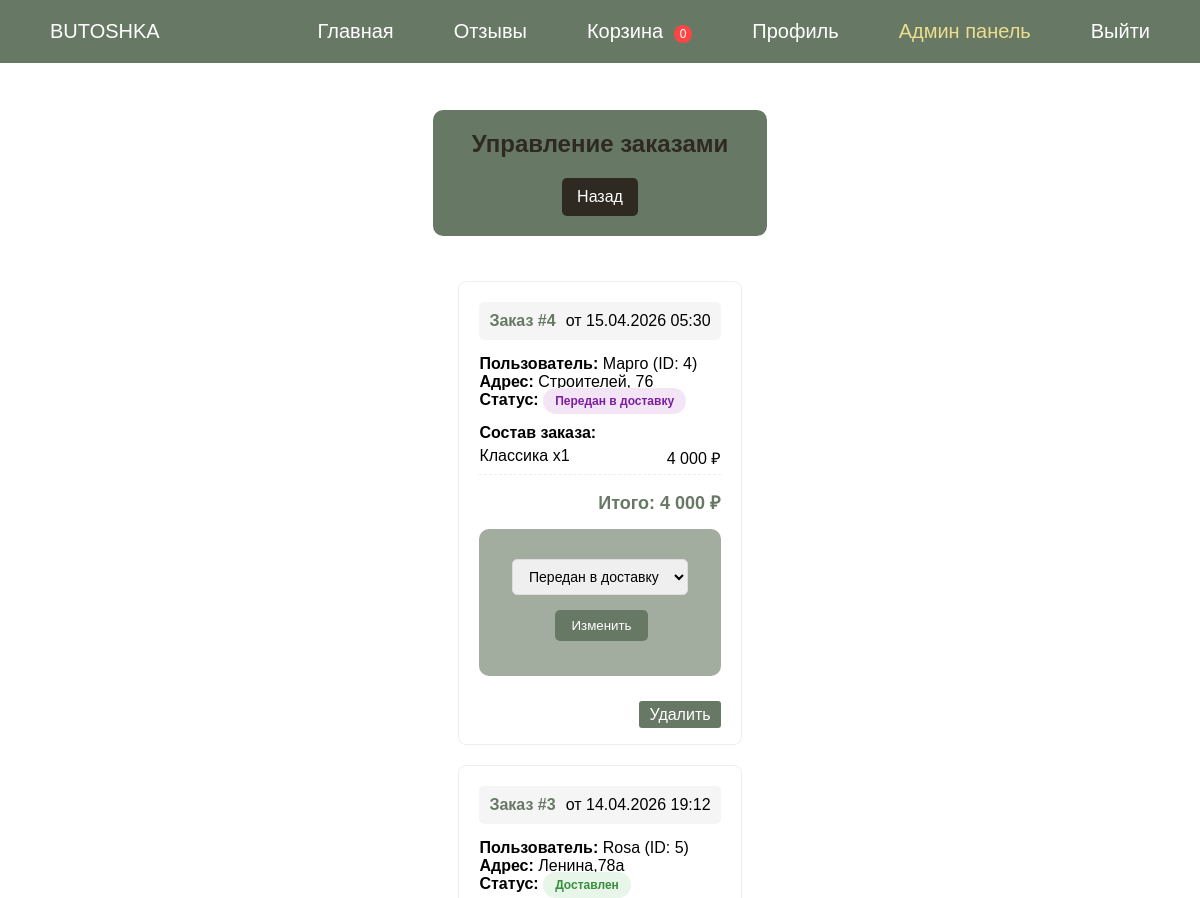
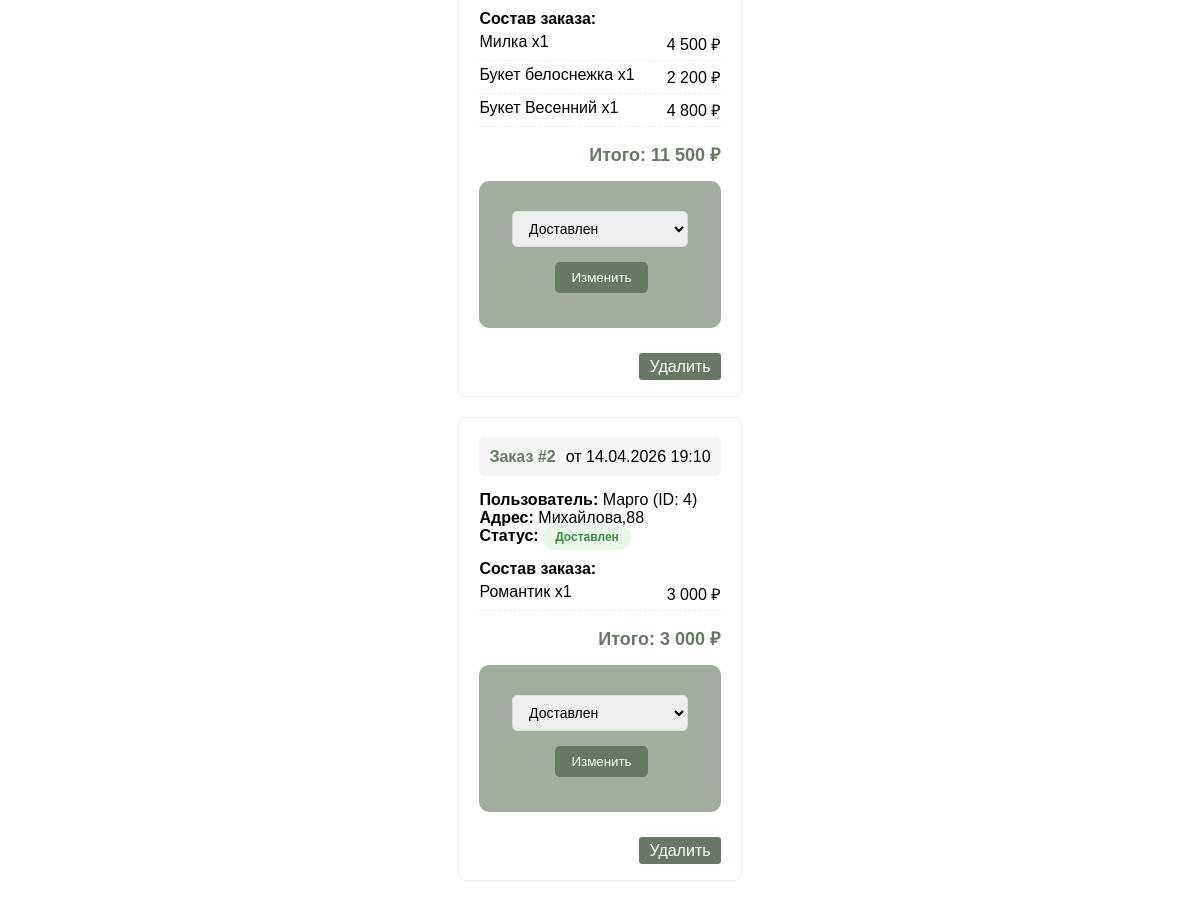
The app's page /orders.php (signed in, upper part), older data (2 pictures, top to bottom).
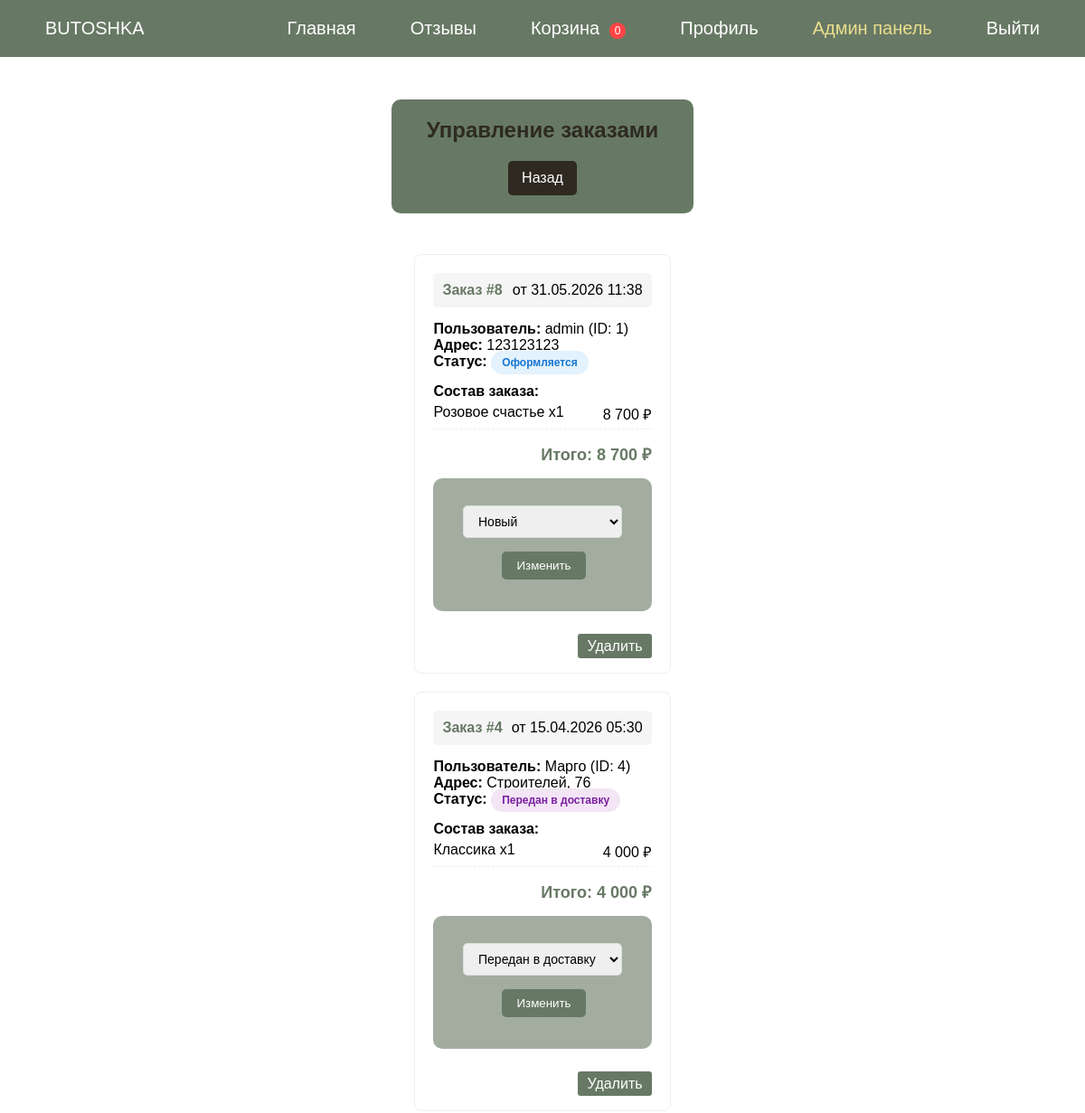
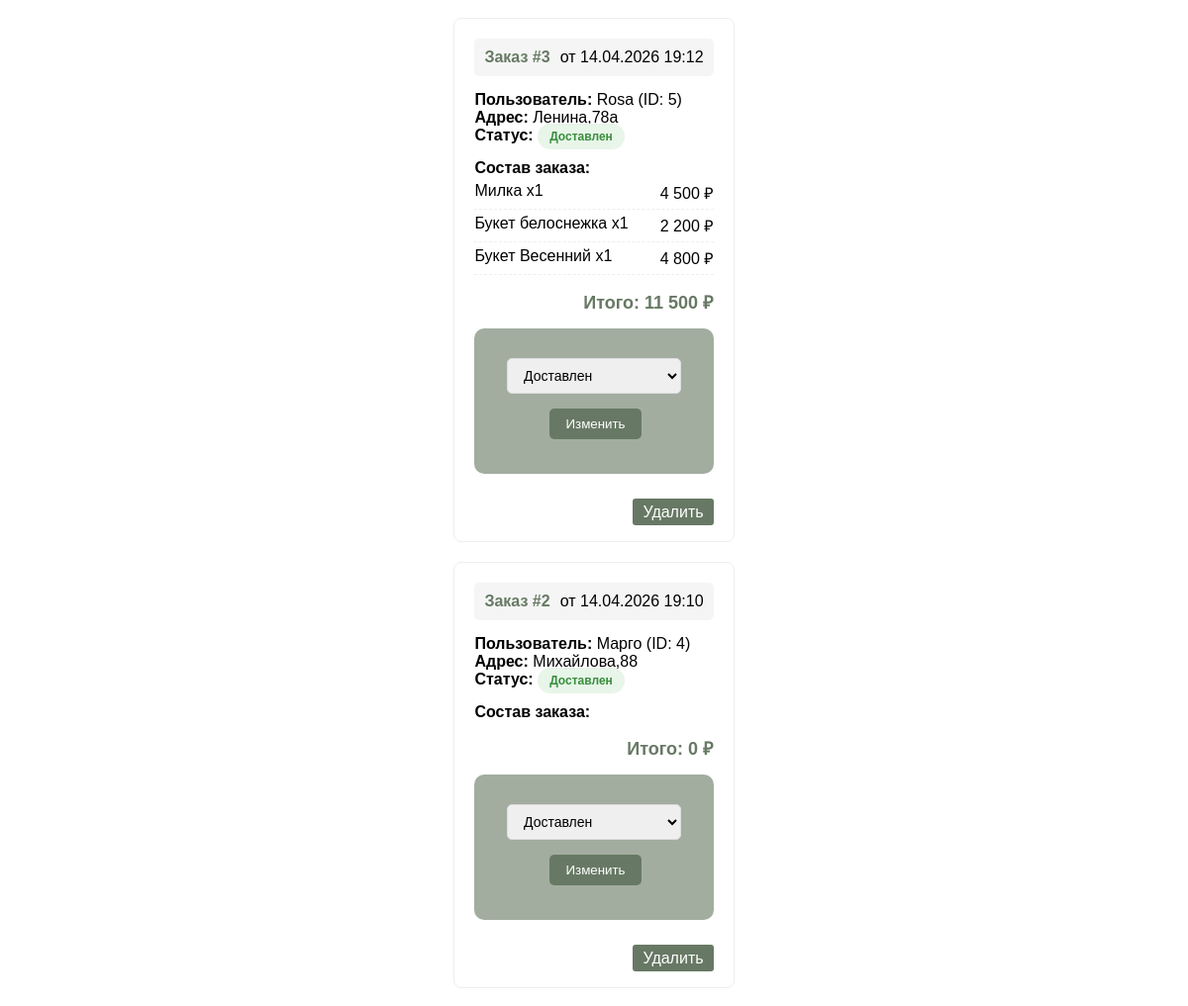
The same page, newer data (2 pictures, top to bottom).
### tables this page shows
CREATE TABLE `orders` (
  `id_order` int NOT NULL,
  `user_id` int NOT NULL,
  `address` text NOT NULL,
  `order_price` decimal(10,2) NOT NULL,
  `delivery_date` date DEFAULT NULL,
  `card_number` varchar(20) DEFAULT NULL,
  `recipient_name` varchar(250) DEFAULT NULL,
  `recipient_phone` varchar(100) DEFAULT NULL,
  `status` enum('new','assembling','shipped','delivered') DEFAULT 'new',
  `created_at` timestamp NULL DEFAULT CURRENT_TIMESTAMP
);

CREATE TABLE `users` (
  `id` int NOT NULL,
  `login` varchar(250) NOT NULL,
  `phone` varchar(100) NOT NULL,
  `email` varchar(150) NOT NULL,
  `pass` varchar(255) NOT NULL,
  `role` enum('user','admin') DEFAULT 'user'
);

CREATE TABLE `order_items` (
  `id` int NOT NULL,
  `order_id` int NOT NULL,
  `product_id` int NOT NULL,
  `quantity` int NOT NULL,
  `price` decimal(10,2) NOT NULL
);

CREATE TABLE `products` (
  `id` int NOT NULL,
  `name` varchar(255) NOT NULL,
  `description` text NOT NULL,
  `price` decimal(10,2) NOT NULL,
  `category` varchar(50) NOT NULL DEFAULT 'mixed',
  `image` varchar(255) DEFAULT NULL,
  `image_data` longblob,
  `image_mime` varchar(50) DEFAULT NULL
);

### kor.php (called while the page is built, shortened)
<?php
function getCartCount() {
    $count = 0;
    return $count;
}
?>

### orders.php (the view, shortened to what this page needs)
<?php
require_once('db.php');
$orders = [];
$sql = "SELECT o.*, u.login as user_login, u.phone as user_phone
        FROM orders o
        LEFT JOIN users u ON o.user_id = u.id
        ORDER BY o.created_at DESC";
$result = $conn->query($sql);
if ($result && $result->num_rows > 0) {
    while ($row = $result->fetch_assoc()) {
        $orders[] = $row;
    }
}
function getStatusLabel($status) {
    $labels = [
        'new' => 'Оформляется',
        'assembling' => 'В сборке',
        'shipped' => 'Передан в доставку',
        'delivered' => 'Доставлен'
    ];
    return $labels[$status] ?? $status;
}
function getStatusClass($status) {
    $classes = [
        'new' => 'status-new',
        'assembling' => 'status-assembling',
        'shipped' => 'status-shipped',
        'delivered' => 'status-delivered'
    ];
    return $classes[$status] ?? '';
}
?>
<!DOCTYPE html>
<html lang="ru">
<head>
    <link rel="stylesheet" href="css/style.css">
</head>
<body>
    <?php include 'header.php'; ?>
    <div class="admin-wrapper">
        <div class="admin-header">
            <h2>Управление заказами</h2>
            <a href="admin.php" style="background: #2e2a21; color: white; padding: 10px 15px; border-radius: 5px; text-decoration: none;">Назад</a>
        </div>
        <div class="orders-list">
            <?php foreach ($orders as $order):
                $items_sql = "SELECT oi.*, p.name
                             FROM order_items oi
                             LEFT JOIN products p ON oi.product_id = p.id
                             WHERE oi.order_id = " . $order['id_order'];
                $items_result = $conn->query($items_sql);
                $total = 0;
            ?>
            <div class="order-card">
                <div class="order-header">
                    <span class="order-number">Заказ #<?= $order['id_order'] ?></span>
                    <span>от <?= date('d.m.Y H:i', strtotime($order['created_at'])) ?></span>
                </div>
                <p><strong>Пользователь:</strong> <?= htmlspecialchars($order['user_login']) ?> (ID: <?= $order['user_id'] ?>)</p>
                <p><strong>Адрес:</strong> <?= htmlspecialchars($order['address']) ?></p>
                <p><strong>Статус:</strong>
                    <span class="status-badge <?= getStatusClass($order['status'] ?? 'new') ?>">
                        <?= getStatusLabel($order['status'] ?? 'new') ?>
                    </span>
                </p>
                <div class="order-items">
                    <strong>Состав заказа:</strong>
                    <?php
                    if ($items_result && $items_result->num_rows > 0) {
                        while ($item = $items_result->fetch_assoc()) {
                            $sum = $item['quantity'] * $item['price'];
                            $total += $sum;
                    ?>
                    <div class="item-row">
                        <span><?= htmlspecialchars($item['name']) ?> x<?= $item['quantity'] ?></span>
                        <span><?= number_format($sum, 0, '', ' ') ?> ₽</span>
                    </div>
                    <?php
                        }
                    }
                    ?>
                </div>
                <div class="total">
                    Итого: <?= number_format($total, 0, '', ' ') ?> ₽
                </div>
                <div style="text-align: right; margin-top: 10px;">
                    <form method="POST" class="status-form">
                        <select name="status">
                            <option value="new" <?= ($order['status'] ?? 'new') == 'new' ? 'selected' : '' ?>>Новый</option>
                            <option value="shipped" <?= ($order['status'] ?? 'new') == 'shipped' ? 'selected' : '' ?>>Передан в доставку</option>
                            <option value="delivered" <?= ($order['status'] ?? 'new') == 'delivered' ? 'selected' : '' ?>>Доставлен</option>
                        </select>
                        <button type="submit" name="update_status">Изменить</button>
                    </form>
                    <a href="?delete=<?= $order['id_order'] ?>"
                       class="btn btn-delete"
                       onclick="return confirm('Удалить заказ?')">Удалить</a>
                </div>
            </div>
            <?php endforeach; ?>
        </div>
    </div>
    <?php include 'footer.php'; ?>
</body>
</html>

### header.php (shortened to what this page needs)
<?php
require_once 'kor.php';
$cartCount = getCartCount();
?>
<!DOCTYPE html>
<html lang="ru">
<head>
    <link rel="stylesheet" href="css/style.css">
</head>
<body>
<header>
    <a href="index.php">BUTOSHKA</a>
    <nav class="nav-menu">
        <a href="index.php">Главная</a>
        <a href="reviews.php">Отзывы</a>
        <a href="korzina.php">Корзина <?php
            if($cartCount > 0) {
                echo '<span class="cart-counter">'.$cartCount.'</span>';
            } else {
                echo '<span class="cart-counter">0</span>';
            }
        ?></a>
        <?php if (isset($_SESSION['user_id'])): ?>
            <a href="profile.php">Профиль</a>
        <?php else: ?>
            <a href="#" id="profile-open-btn">Профиль</a>
        <?php endif; ?>
        <?php
        if (isset($_SESSION['user_role']) && $_SESSION['user_role'] === 'admin') {
            echo '<a href="admin.php" style="color: #ecde8e;">Админ панель</a>';
        }
        if (isset($_SESSION['user_name'])) {
            echo '<a href="logout.php">Выйти</a>';
        } else {
            echo '<a href="#" id="auth-open-btn">Войти</a>';
        }
        ?>
    </nav>
</header>

### footer.php (shortened to what this page needs)
<link rel="stylesheet" href="css/style.css">
</body>
</html>

### css/style.css (style rules this page uses)
* { margin: 0; padding: 0; box-sizing: border-box; }
html, body { height: 100%; margin: 0; padding: 0; }
body { display: flex; flex-direction: column; font-family: Arial, Helvetica, sans-serif; min-height: 100vh; }
form { display: flex; flex-direction: column; padding: 30px; margin: 30px auto; background: #6779649c; border-radius: 10px; max-width: 400px; }
h2 { color: #2e2a21; text-align: center; }
button { margin: 5px; padding-block: 5px; max-width: 326px; border-radius: 5px; cursor: pointer; border: none; background-color: rgb(247, 244, 240); margin-left: 8px; }
header { position: fixed; top: 0; left: 0; width: 100%; display: flex; justify-content: space-between; align-items: center; padding: 20px 20px; background: #677964; z-index: 100; }
header a { text-decoration: none; color: rgb(255, 255, 255); margin-inline: 30px; font-size: 20px; transition: 0.15s ease-in-out; }
.nav-menu { display: flex; align-items: center; text-wrap: nowrap !important; }
.cart-counter { background: #ff4444; color: white; border-radius: 50%; padding: 2px 6px; font-size: 12px; margin-left: 5px; min-width: 18px; text-align: center; display: inline-block; }

### orders.php (style rules this page uses)
.admin-wrapper { max-width: 1200px; margin: 30px auto; padding: 0 20px; }
.admin-header { background: #677964; color: white; padding: 20px; border-radius: 10px; margin-top: 80px; margin-bottom: 20px; display: flex; align-items: center; gap: 20px; flex-direction: column; }
.orders-list { background: white; padding: 25px; border-radius: 10px; }
.order-card { border: 1px solid #eee; border-radius: 8px; margin-bottom: 20px; padding: 20px; }
.order-header { display: flex; justify-content: space-between; background: #f5f5f5; padding: 10px; border-radius: 5px; margin-bottom: 15px; flex-wrap: wrap; gap: 10px; }
.order-number { font-weight: bold; color: #677964; }
.order-items { margin: 15px 0; }
.item-row { display: flex; justify-content: space-between; padding: 5px 0; border-bottom: 1px dashed #eee; flex-wrap: wrap; gap: 10px; }
.total { text-align: right; font-size: 18px; font-weight: bold; color: #677964; margin-top: 15px; }
.btn { padding: 5px 10px; border-radius: 3px; text-decoration: none; color: white; }
.btn-delete { background: #677964; }
.status-badge { padding: 6px 12px; border-radius: 20px; font-size: 12px; font-weight: 600; }
.status-new { background: #e3f2fd; color: #1976d2; }
.status-shipped { background: #f3e5f5; color: #7b1fa2; }
.status-delivered { background: #e8f5e9; color: #388e3c; }
.status-form { margin-top: 15px; display: flex; align-items: center; gap: 10px; flex-wrap: wrap; }
.status-form select { padding: 8px 12px; border: 1px solid #ddd; border-radius: 5px; font-size: 14px; }
.status-form button { padding: 8px 16px; background: #677964; color: white; border: none; border-radius: 5px; cursor: pointer; }

Row changes from the older to the newer data that the page shows:
removed order_items: product.name "Романтик", quantity "1", sum "3 000", shown under orders "Михайлова,88"
added orders: id_order "8", created_at "31.05.2026 11:38", user.login "admin", user "1", address "123123123", status "Оформляется", total "8 700", status "Новый"
added order_items: product.name "Розовое счастье", quantity "1", sum "8 700", shown under "8"
computed for orders "Михайлова,88": total "3 000" → "0"
